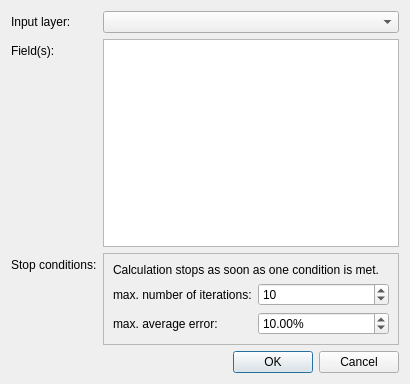
<?xml version="1.0" encoding="UTF-8"?>
<ui version="4.0">
 <class>CartogramDialog</class>
 <widget class="QDialog" name="CartogramDialog">
  <property name="geometry">
   <rect>
    <x>0</x>
    <y>0</y>
    <width>410</width>
    <height>384</height>
   </rect>
  </property>
  <property name="windowTitle">
   <string>cartogram3</string>
  </property>
  <layout class="QFormLayout" name="formLayout">
   <item row="0" column="0">
    <widget class="QLabel" name="layerComboBoxLabel">
     <property name="text">
      <string>Input layer:</string>
     </property>
    </widget>
   </item>
   <item row="1" column="0">
    <widget class="QLabel" name="fieldListViewLabel">
     <property name="text">
      <string>Field(s):</string>
     </property>
    </widget>
   </item>
   <item row="1" column="1">
    <widget class="QgsFieldListView" name="fieldListView">
     <property name="selectionMode">
      <enum>QAbstractItemView::ExtendedSelection</enum>
     </property>
    </widget>
   </item>
   <item row="2" column="0">
    <widget class="QLabel" name="stopConditionsFrameLabel">
     <property name="text">
      <string>Stop conditions:</string>
     </property>
    </widget>
   </item>
   <item row="2" column="1">
    <widget class="QFrame" name="stopConditionsFrame">
     <property name="frameShape">
      <enum>QFrame::StyledPanel</enum>
     </property>
     <property name="frameShadow">
      <enum>QFrame::Raised</enum>
     </property>
     <layout class="QFormLayout" name="formLayout_2">
      <item row="1" column="0">
       <widget class="QLabel" name="iterationsSpinBoxLabel">
        <property name="text">
         <string>max. number of iterations:</string>
        </property>
       </widget>
      </item>
      <item row="1" column="1">
       <widget class="QSpinBox" name="iterationsSpinBox">
        <property name="maximum">
         <number>9999</number>
        </property>
        <property name="value">
         <number>10</number>
        </property>
        <property name="minimum">
         <number>1</number>
        </property>
       </widget>
      </item>
      <item row="2" column="0">
       <widget class="QLabel" name="averageErrorDoubleSpinBoxLabel">
        <property name="text">
         <string>max. average error:</string>
        </property>
       </widget>
      </item>
      <item row="2" column="1">
       <widget class="QDoubleSpinBox" name="averageErrorDoubleSpinBox">
        <property name="suffix">
         <string>%</string>
        </property>
        <property name="singleStep">
         <double>0.500000000000000</double>
        </property>
        <property name="value">
         <double>10.000000000000000</double>
        </property>
       </widget>
      </item>
      <item row="0" column="0" colspan="2">
       <widget class="QLabel" name="conditionsExplanationLabel">
        <property name="text">
         <string>Calculation stops as soon as one condition is met.</string>
        </property>
        <property name="wordWrap">
         <bool>true</bool>
        </property>
       </widget>
      </item>
     </layout>
    </widget>
   </item>
   <item row="4" column="0" colspan="2">
    <widget class="QDialogButtonBox" name="buttonBox">
     <property name="orientation">
      <enum>Qt::Horizontal</enum>
     </property>
     <property name="standardButtons">
      <set>QDialogButtonBox::Cancel|QDialogButtonBox::Ok</set>
     </property>
    </widget>
   </item>
   <item row="0" column="1">
    <widget class="QgsMapLayerComboBox" name="layerComboBox"/>
   </item>
  </layout>
 </widget>
 <customwidgets>
  <customwidget>
   <class>QgsMapLayerComboBox</class>
   <extends>QComboBox</extends>
   <header>.qgsmaplayercombobox</header>
  </customwidget>
  <customwidget>
   <class>QgsFieldListView</class>
   <extends>QListView</extends>
   <header>cartogram3.ui.qgsfieldlistview</header>
  </customwidget>
 </customwidgets>
 <resources/>
 <connections>
  <connection>
   <sender>buttonBox</sender>
   <signal>accepted()</signal>
   <receiver>CartogramDialog</receiver>
   <slot>accept()</slot>
   <hints>
    <hint type="sourcelabel">
     <x>20</x>
     <y>20</y>
    </hint>
    <hint type="destinationlabel">
     <x>20</x>
     <y>20</y>
    </hint>
   </hints>
  </connection>
  <connection>
   <sender>buttonBox</sender>
   <signal>rejected()</signal>
   <receiver>CartogramDialog</receiver>
   <slot>reject()</slot>
   <hints>
    <hint type="sourcelabel">
     <x>20</x>
     <y>20</y>
    </hint>
    <hint type="destinationlabel">
     <x>20</x>
     <y>20</y>
    </hint>
   </hints>
  </connection>
  <connection>
   <sender>layerComboBox</sender>
   <signal>layerChanged(QgsMapLayer*)</signal>
   <receiver>fieldListView</receiver>
   <slot>setLayer(QgsMapLayer*)</slot>
   <hints>
    <hint type="sourcelabel">
     <x>274</x>
     <y>22</y>
    </hint>
    <hint type="destinationlabel">
     <x>274</x>
     <y>138</y>
    </hint>
   </hints>
  </connection>
 </connections>
</ui>
